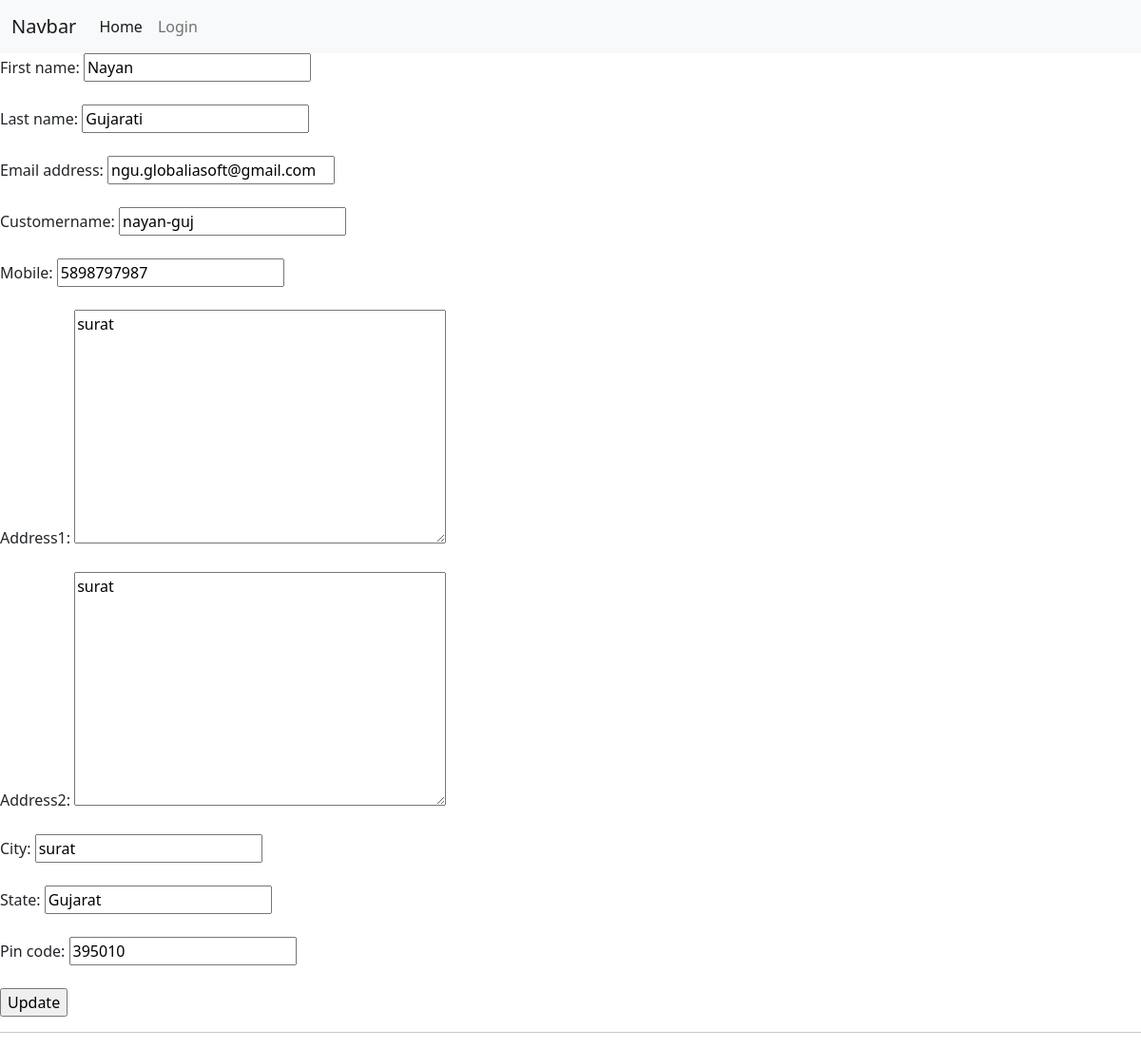
The app's page /people/cutomer-profile/2/, older data.
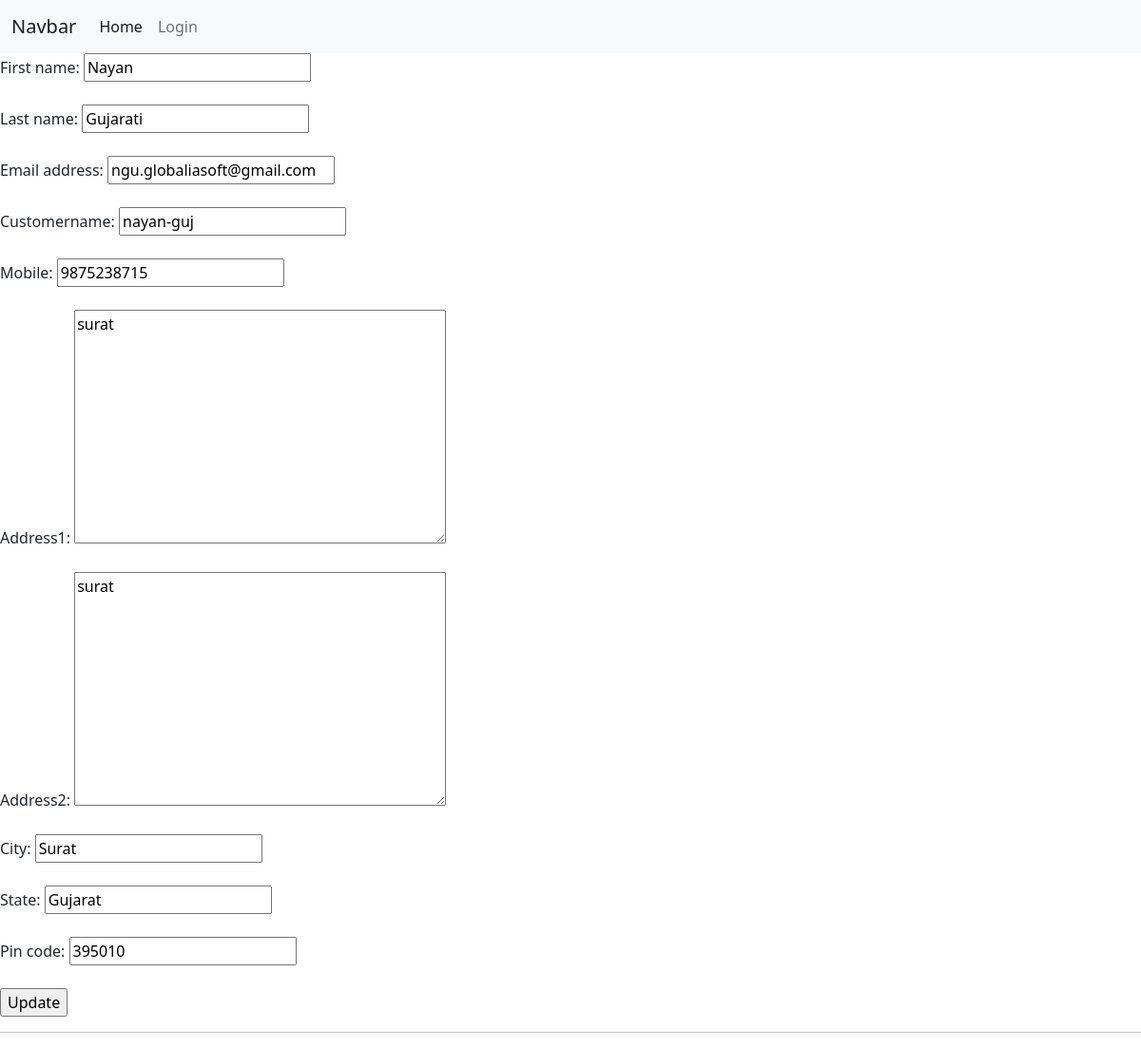
The same page, newer data.
### people/models.py (models this page shows, shortened)
class MyUser(AbstractUser):
    is_seller = models.BooleanField(default=False)
    first_name = models.CharField(max_length=100)
    last_name = models.CharField(max_length=100)
    customername = models.CharField(max_length=20, null=True)
    sellername = models.CharField(max_length=20, null=False)
    mobile = models.CharField(max_length=10)
    address1 = models.TextField(blank=False, null=True)
    address2 = models.TextField(blank=False, null=True)
    city = models.CharField(max_length=20, null=True)
    state = models.CharField(max_length=20, null=True)
    pin_code = models.CharField(blank=False, max_length=6, null=True)

### people/views.py (the view)
# urls.py: path('cutomer-profile/<int:pk>/',Customer_profile.as_view(), name='customer_profile'),
class Customer_profile(UpdateView):
    model = MyUser
    fields = ['first_name', 'last_name', 'email','customername', 'mobile','address1', 'address2', 'city', 'state', 'pin_code']
    template_name = 'people/customer_profile.html'
    success_url = '/'

### people/templates/people/customer_profile.html (shortened to what this page needs)
{% extends "base.html" %}
{% block content %}
    <form action="" method="post" novalidate>
        {% for fm in form %}
        {{fm.label_tag}} {{fm}} {{fm.errors|striptags}} <br><br>
        {% endfor %}
        <input type="submit" value="Update">
    </form>
    <hr>
{% endblock content %}

Row changes from the older to the newer data that the page shows:
changed MyUser "Nayan": mobile "5898797987" → "9875238715"; city "surat" → "Surat"
